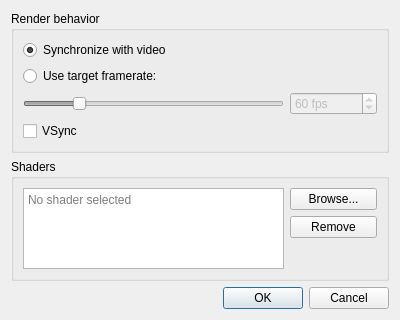
<?xml version="1.0" encoding="UTF-8"?>
<ui version="4.0">
 <class>OpenGLOptionsDialog</class>
 <widget class="QDialog" name="OpenGLOptionsDialog">
  <property name="geometry">
   <rect>
    <x>0</x>
    <y>0</y>
    <width>400</width>
    <height>320</height>
   </rect>
  </property>
  <property name="windowTitle">
   <string>OpenGL 3.0 renderer options</string>
  </property>
  <layout class="QVBoxLayout" name="verticalLayout">
   <item>
    <widget class="QGroupBox" name="groupBox">
     <property name="title">
      <string>Render behavior</string>
     </property>
     <layout class="QGridLayout" name="gridLayout_2" columnstretch="3,1">
      <item row="1" column="0">
       <widget class="QRadioButton" name="syncToFramerate">
        <property name="text">
         <string>Use target framerate:</string>
        </property>
       </widget>
      </item>
      <item row="2" column="1">
       <widget class="QSpinBox" name="targetFps">
        <property name="enabled">
         <bool>false</bool>
        </property>
        <property name="suffix">
         <string> fps</string>
        </property>
        <property name="minimum">
         <number>15</number>
        </property>
        <property name="maximum">
         <number>240</number>
        </property>
        <property name="value">
         <number>60</number>
        </property>
       </widget>
      </item>
      <item row="3" column="0">
       <widget class="QCheckBox" name="vsync">
        <property name="text">
         <string>VSync</string>
        </property>
       </widget>
      </item>
      <item row="0" column="0">
       <widget class="QRadioButton" name="syncWithVideo">
        <property name="toolTip">
         <string>&lt;html&gt;&lt;head/&gt;&lt;body&gt;&lt;p&gt;Render each frame immediately, in sync with the emulated display.&lt;/p&gt;&lt;p&gt;&lt;span style=&quot; font-style:italic;&quot;&gt;This is the recommended option if the shaders in use don't utilize frametime for animated effects.&lt;/span&gt;&lt;/p&gt;&lt;/body&gt;&lt;/html&gt;</string>
        </property>
        <property name="text">
         <string>Synchronize with video</string>
        </property>
        <property name="checked">
         <bool>true</bool>
        </property>
       </widget>
      </item>
      <item row="2" column="0">
       <widget class="QSlider" name="fpsSlider">
        <property name="enabled">
         <bool>false</bool>
        </property>
        <property name="minimum">
         <number>15</number>
        </property>
        <property name="maximum">
         <number>240</number>
        </property>
        <property name="value">
         <number>60</number>
        </property>
        <property name="orientation">
         <enum>Qt::Horizontal</enum>
        </property>
        <property name="invertedAppearance">
         <bool>false</bool>
        </property>
        <property name="tickPosition">
         <enum>QSlider::NoTicks</enum>
        </property>
       </widget>
      </item>
     </layout>
    </widget>
   </item>
   <item>
    <widget class="QGroupBox" name="groupBox_2">
     <property name="title">
      <string>Shaders</string>
     </property>
     <layout class="QGridLayout" name="gridLayout" columnstretch="3,1">
      <item row="2" column="1">
       <widget class="QPushButton" name="removeShader">
        <property name="text">
         <string>Remove</string>
        </property>
       </widget>
      </item>
      <item row="3" column="1">
       <spacer name="verticalSpacer">
        <property name="orientation">
         <enum>Qt::Vertical</enum>
        </property>
        <property name="sizeHint" stdset="0">
         <size>
          <width>20</width>
          <height>40</height>
         </size>
        </property>
       </spacer>
      </item>
      <item row="1" column="0" rowspan="3">
       <widget class="QTextEdit" name="shader">
        <property name="readOnly">
         <bool>true</bool>
        </property>
        <property name="placeholderText">
         <string>No shader selected</string>
        </property>
       </widget>
      </item>
      <item row="1" column="1" alignment="Qt::AlignTop">
       <widget class="QPushButton" name="addShader">
        <property name="text">
         <string>Browse...</string>
        </property>
       </widget>
      </item>
     </layout>
    </widget>
   </item>
   <item>
    <widget class="QDialogButtonBox" name="buttonBox">
     <property name="orientation">
      <enum>Qt::Horizontal</enum>
     </property>
     <property name="standardButtons">
      <set>QDialogButtonBox::Cancel|QDialogButtonBox::Ok</set>
     </property>
    </widget>
   </item>
  </layout>
 </widget>
 <tabstops>
  <tabstop>syncWithVideo</tabstop>
  <tabstop>syncToFramerate</tabstop>
  <tabstop>fpsSlider</tabstop>
  <tabstop>targetFps</tabstop>
  <tabstop>vsync</tabstop>
  <tabstop>shader</tabstop>
  <tabstop>addShader</tabstop>
  <tabstop>removeShader</tabstop>
 </tabstops>
 <resources/>
 <connections>
  <connection>
   <sender>buttonBox</sender>
   <signal>accepted()</signal>
   <receiver>OpenGLOptionsDialog</receiver>
   <slot>accept()</slot>
   <hints>
    <hint type="sourcelabel">
     <x>257</x>
     <y>310</y>
    </hint>
    <hint type="destinationlabel">
     <x>157</x>
     <y>274</y>
    </hint>
   </hints>
  </connection>
  <connection>
   <sender>buttonBox</sender>
   <signal>rejected()</signal>
   <receiver>OpenGLOptionsDialog</receiver>
   <slot>reject()</slot>
   <hints>
    <hint type="sourcelabel">
     <x>325</x>
     <y>310</y>
    </hint>
    <hint type="destinationlabel">
     <x>286</x>
     <y>274</y>
    </hint>
   </hints>
  </connection>
  <connection>
   <sender>syncToFramerate</sender>
   <signal>toggled(bool)</signal>
   <receiver>targetFps</receiver>
   <slot>setEnabled(bool)</slot>
   <hints>
    <hint type="sourcelabel">
     <x>140</x>
     <y>71</y>
    </hint>
    <hint type="destinationlabel">
     <x>380</x>
     <y>98</y>
    </hint>
   </hints>
  </connection>
  <connection>
   <sender>syncToFramerate</sender>
   <signal>toggled(bool)</signal>
   <receiver>fpsSlider</receiver>
   <slot>setEnabled(bool)</slot>
   <hints>
    <hint type="sourcelabel">
     <x>158</x>
     <y>66</y>
    </hint>
    <hint type="destinationlabel">
     <x>168</x>
     <y>87</y>
    </hint>
   </hints>
  </connection>
  <connection>
   <sender>fpsSlider</sender>
   <signal>valueChanged(int)</signal>
   <receiver>targetFps</receiver>
   <slot>setValue(int)</slot>
   <hints>
    <hint type="sourcelabel">
     <x>252</x>
     <y>90</y>
    </hint>
    <hint type="destinationlabel">
     <x>308</x>
     <y>89</y>
    </hint>
   </hints>
  </connection>
  <connection>
   <sender>targetFps</sender>
   <signal>valueChanged(int)</signal>
   <receiver>fpsSlider</receiver>
   <slot>setValue(int)</slot>
   <hints>
    <hint type="sourcelabel">
     <x>364</x>
     <y>93</y>
    </hint>
    <hint type="destinationlabel">
     <x>134</x>
     <y>93</y>
    </hint>
   </hints>
  </connection>
  <connection>
   <sender>removeShader</sender>
   <signal>clicked()</signal>
   <receiver>shader</receiver>
   <slot>clear()</slot>
   <hints>
    <hint type="sourcelabel">
     <x>333</x>
     <y>201</y>
    </hint>
    <hint type="destinationlabel">
     <x>235</x>
     <y>208</y>
    </hint>
   </hints>
  </connection>
 </connections>
</ui>
